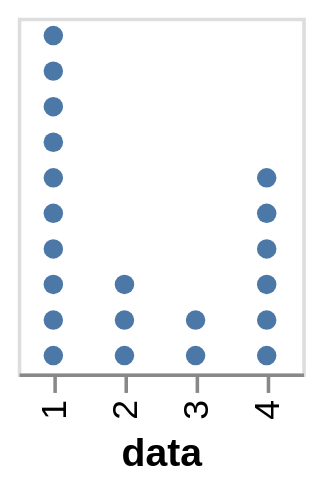

Vega-Lite specification stored for this chart:
### Vega-Lite specification from a JSON file in a GitHub repository (floating-point values rounded to 4 significant figures)
{"$schema": "https://vega.github.io/schema/vega-lite/v6.json", "height": 100, "data": {"values": [1, 1, 1, 1, 1, 1, 1, 1, 1, 1, 2, 2, 2, 3, 3, 4, 4, 4, 4, 4, 4]}, "transform": [{"window": [{"op": "rank", "as": "id"}], "groupby": ["data"]}], "mark": {"type": "circle", "opacity": 1}, "encoding": {"x": {"field": "data", "type": "ordinal"}, "y": {"field": "id", "type": "ordinal", "axis": null, "sort": "descending"}}}
